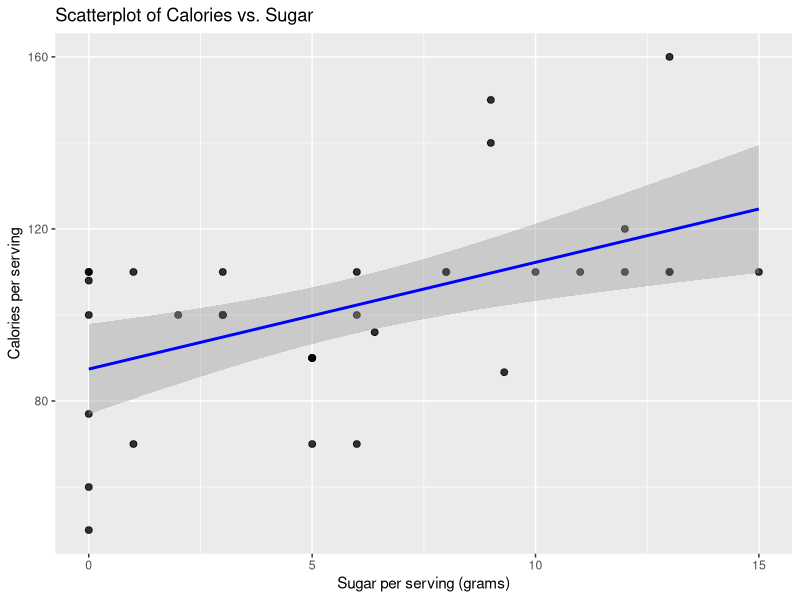
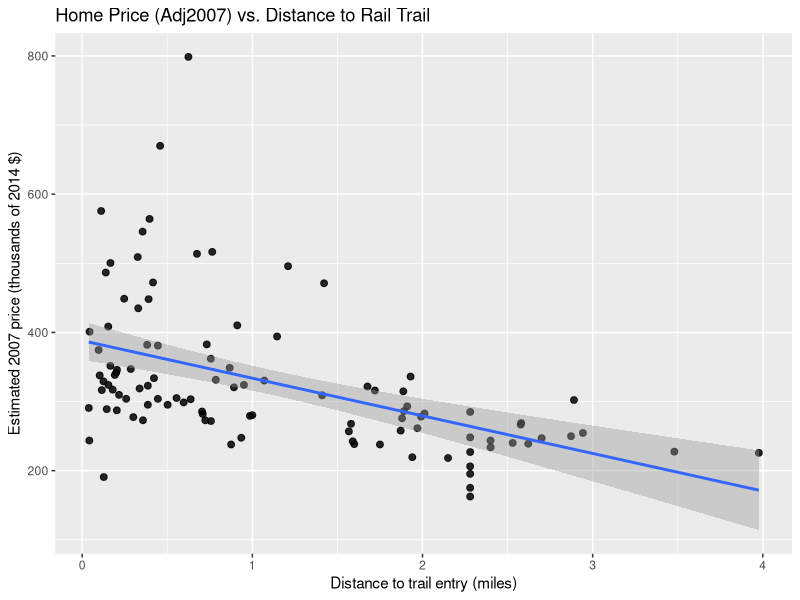
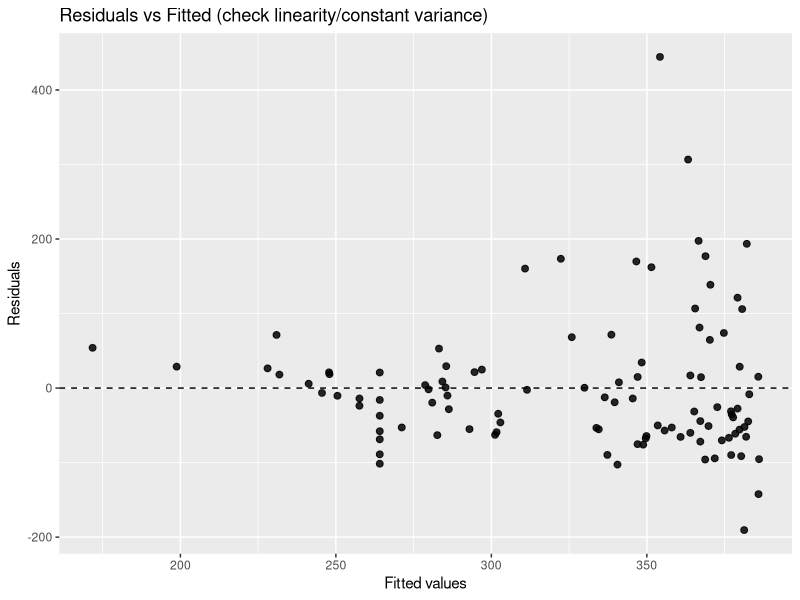
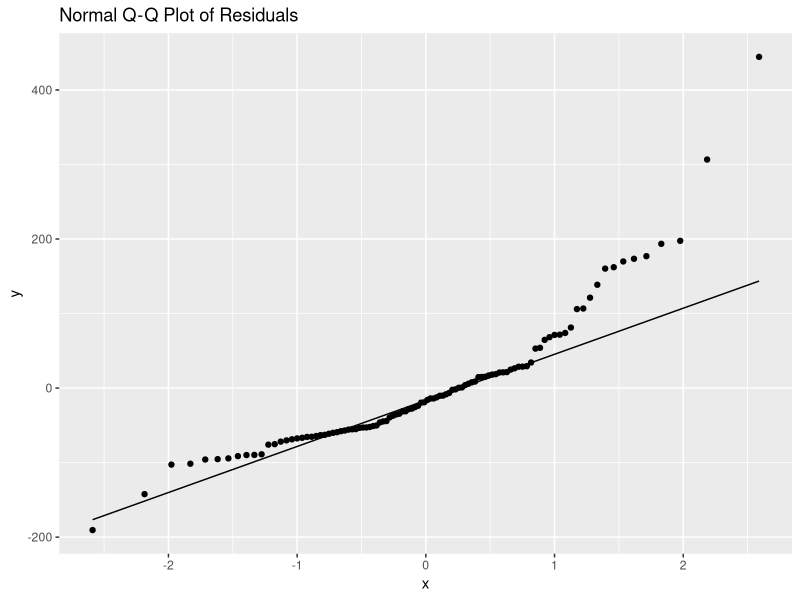
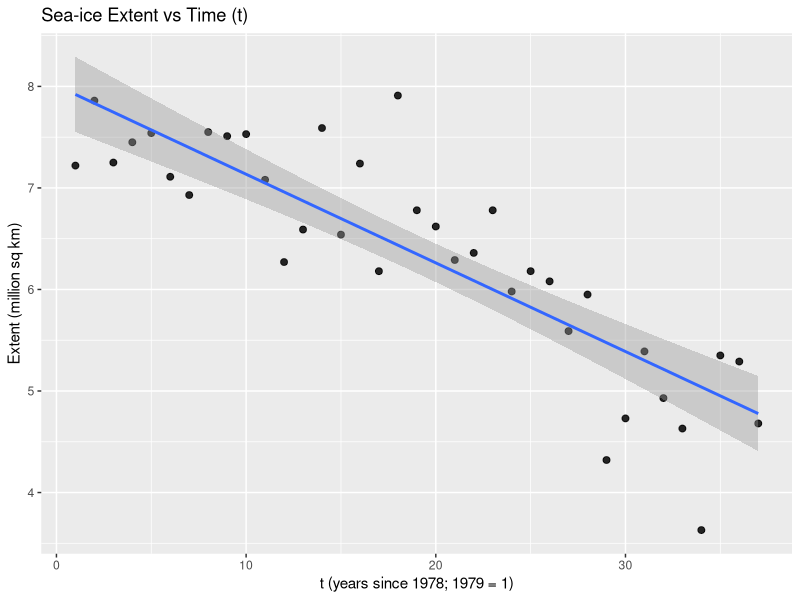
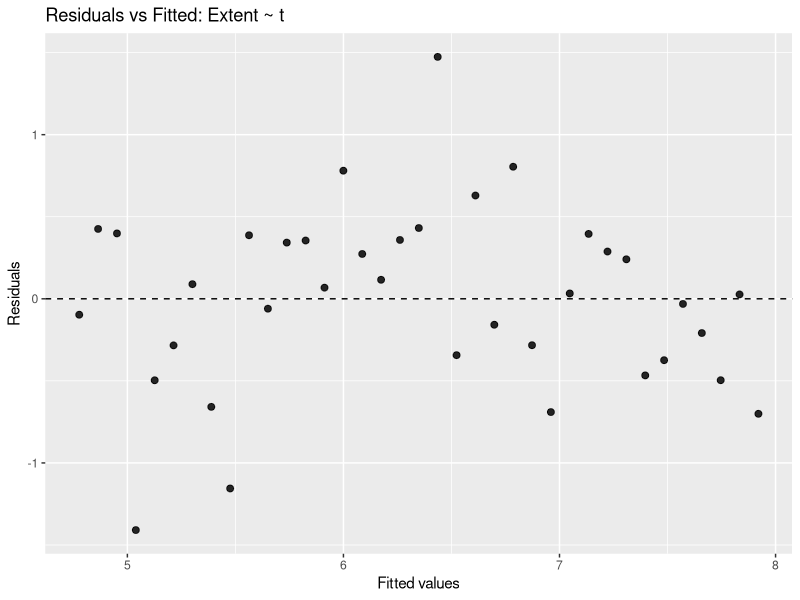
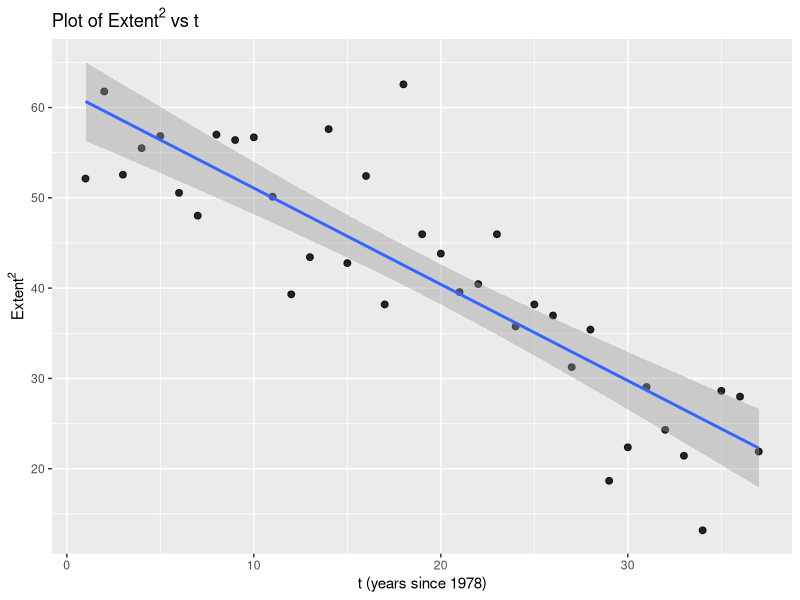
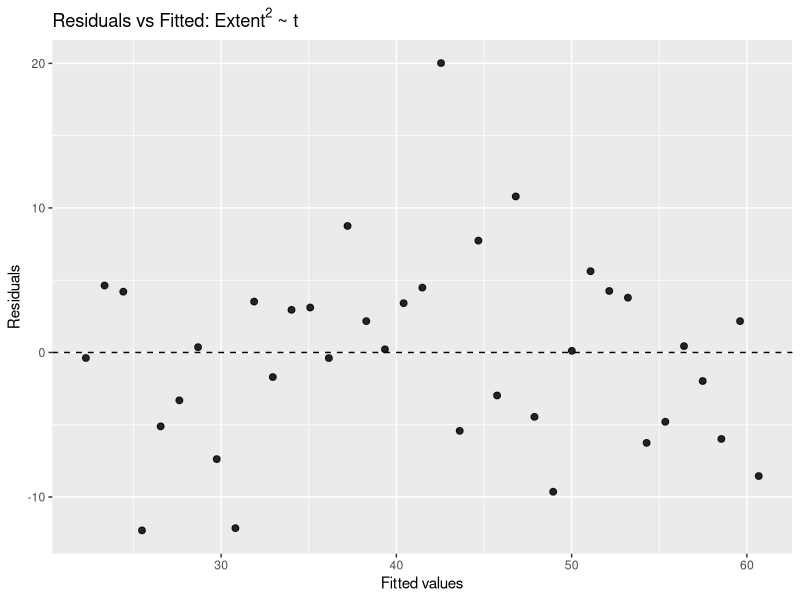

These charts were generated, in order, by the following R code:
## ---- chunk 1
library(tidyverse)
library(ggplot2)
library(readr)

Cereal <- read_csv("Cereal.csv")
head(Cereal)
Rails <- read_csv("RailsTrails.csv")
head(Rails)
Sea <- read_csv("SeaIce.csv")
head(Sea)


#19
cereal <- Cereal %>% rename_with(tolower)
dat <- cereal %>%
  select(calories, sugar) %>%
  drop_na()

#19A

ggplot(dat, aes(x = sugar, y = calories)) +
  geom_point(size = 2, alpha = 0.8) +
  geom_smooth(method = "lm", se = TRUE, color = "blue") +
  labs(
    x = "Sugar per serving (grams)",
    y = "Calories per serving",
    title = "Scatterplot of Calories vs. Sugar"
  )
# The scatterplot shows a positive association: cereals with higher sugar content tend to have more calories. The pattern looks roughly linear, although there is some scatter around the trend.

#19B
fit <- lm(calories ~ sugar, data = dat)
summary(fit)
coef(fit)

#The least squares regression equation is: Calories-hat = 87.43 + (2.48 × Sugar) where the intercept and slope are taken from the regression output above.

#19C
#The slope represents the predicted change in calories for each additional gram of sugar. For example, if the slope = 3.5, it means that for each extra gram of sugar in a cereal serving, the model predicts about 3.5 more calories on average. This makes sense: cereals with more sugar are expected to have higher calorie counts.


# 21A: #21A The regression equation is of 10 grams of sugar is predicated at 112.23 calories based on the equation 87.43 + (2.48 × 10) = 112.23.

# 21B: From the regression equation, the predicted calorie count comes out to 89.91 calories from 87.43 + 2.48. Because the actual value is 110 calories, the residual is 20.09 calories, meaning the model underestimated the actual count by that much.

# 21C Although there is a kind of positive correlation (meaning calories tend to increase with sugar) there's still an amount of scatter, showing that the data points don't perfectly follow the trend line.

#25
rails <- Rails %>% 
  rename_with(tolower)

rt <- rails %>%
  select(adj2007, distance) %>%
  drop_na()

# (a)
ggplot(rt, aes(x = distance, y = adj2007)) +
  geom_point(alpha = 0.85, size = 2) +
  geom_smooth(method = "lm", se = TRUE) +
  labs(
    x = "Distance to trail entry (miles)",
    y = "Estimated 2007 price (thousands of 2014 $)",
    title = "Home Price (Adj2007) vs. Distance to Rail Trail"
  )

# The scatterplot suggests a negative association: homes farther from the trail tend to have lower prices, though there is variability.

# (b)
rt_fit <- lm(adj2007 ~ distance, data = rt)
summary(rt_fit)
coef(rt_fit)

# The slope of −54.43 means that for every mile farther from the trail, the predicted home price decreases by about $54,427 (in 2014 dollars).

# (c)
sigma_rt <- summary(rt_fit)$sigma
sigma_rt

# The residual standard error of about 92 means actual prices typically vary from predictions by about $92,000.

# (d)
rt_aug <- rt %>% 
  mutate(.fitted = fitted(rt_fit),
         .resid  = resid(rt_fit))

ggplot(rt_aug, aes(x = .fitted, y = .resid)) +
  geom_hline(yintercept = 0, linetype = 2) +
  geom_point(alpha = 0.85, size = 2) +
  labs(x = "Fitted values", y = "Residuals",
       title = "Residuals vs Fitted (check linearity/constant variance)")

ggplot(rt_aug, aes(sample = .resid)) +
  stat_qq() + 
  stat_qq_line() +
  labs(title = "Normal Q-Q Plot of Residuals")

# The conditions of linear regression are reasonably satisfied: residuals show no major pattern, variance looks fairly constant, and residuals appear roughly normal, though there is natural variability in housing data.

#28

sea <- Sea %>% rename_with(tolower)

if (!"t" %in% names(sea)) {
  if ("year" %in% names(sea)) {
    sea <- sea %>% mutate(t = year - 1978)
  } else {
    stop("SeaIce.csv needs a column named 't' or 'Year'.")
  }
}

ext_col <- intersect(names(sea), c("extent","extent_km2","extent_mkm2"))
if (length(ext_col) == 0) stop("Couldn't find an 'Extent' column in SeaIce.csv.")

si <- sea %>%
  transmute(t = t,
            extent = .data[[ext_col[1]]]) %>%
  drop_na()

# 1.28(a) Scatterplot of Extent vs t (to predict Extent from t)
ggplot(si, aes(x = t, y = extent)) +
  geom_point(alpha = 0.85, size = 2) +
  geom_smooth(method = "lm", se = TRUE) +
  labs(x = "t (years since 1978; 1979 = 1)",
       y = "Extent (million sq km)",
       title = "Sea-ice Extent vs Time (t)")

#There is a strong negative relationship between the base year and sea ice extent, showing that as the years progress, the extent generally decreases. However, the scatterplot suggests that this relationship is not as linear, since the data appears to follow a curved pattern. This could show that the rate of decline in sea ice extent is increasing over time, instead of a constant.

# (b)
fit_e1 <- lm(extent ~ t, data = si)
si_aug1 <- si %>% mutate(.fitted = fitted(fit_e1), .resid = resid(fit_e1))

ggplot(si_aug1, aes(x = .fitted, y = .resid)) +
  geom_hline(yintercept = 0, linetype = 2) +
  geom_point(alpha = 0.85, size = 2) +
  labs(x = "Fitted values", y = "Residuals",
       title = "Residuals vs Fitted: Extent ~ t")

# Residuals show pattern/curvature → a straight-line model in t may be inadequate.

# (c)
si2 <- si %>% mutate(extent2 = extent^2)

ggplot(si2, aes(x = t, y = extent2)) +
  geom_point(alpha = 0.85, size = 2) +
  geom_smooth(method = "lm", se = TRUE) +
  labs(x = "t (years since 1978)",
       y = expression(Extent^2),
       title = expression(paste("Plot of ", Extent^2, " vs t")))

# Squaring steepens the decline and may linearize slightly, but a curve can still be present.

# (d)
fit_e2 <- lm(extent2 ~ t, data = si2)
si_aug2 <- si2 %>% mutate(.fitted = fitted(fit_e2), .resid = resid(fit_e2))

ggplot(si_aug2, aes(x = .fitted, y = .resid)) +
  geom_hline(yintercept = 0, linetype = 2) +
  geom_point(alpha = 0.85, size = 2) +
  labs(x = "Fitted values", y = "Residuals",
       title = expression(paste("Residuals vs Fitted: ", Extent^2, " ~ t")))

# Some improvement is possible, but residuals likely still show structure, not ideal.

# (e)
si3 <- si %>% mutate(extent3 = extent^3)

ggplot(si3, aes(x = t, y = extent3)) +
  geom_point(alpha = 0.85, size = 2) +
  geom_smooth(method = "lm", se = TRUE) +
  labs(x = "t (years since 1978)",
       y = expression(Extent^3),
       title = expression(paste("Plot of ", Extent^3, " vs t")))

fit_e3 <- lm(extent3 ~ t, data = si3)
si_aug3 <- si3 %>% mutate(.fitted = fitted(fit_e3), .resid = resid(fit_e3))

ggplot(si_aug3, aes(x = .fitted, y = .resid)) +
  geom_hline(yintercept = 0, linetype = 2) +
  geom_point(alpha = 0.85, size = 2) +
  labs(x = "Fitted values", y = "Residuals",
       title = expression(paste("Residuals vs Fitted: ", Extent^3, " ~ t")))

# (e) Cubing can change spread and shape; residual structure often remains, suggesting nonlinearity in time.

# (f) A simple linear model of Extent on t shows a clear downward trend but residual plots show curvature/structure; transforming the response (square or cube) does not fully remove this pattern, so a nonlinear time trend (e.g., polynomial in t or smoothing) would be more comfortable than a straight-line model for these data.


